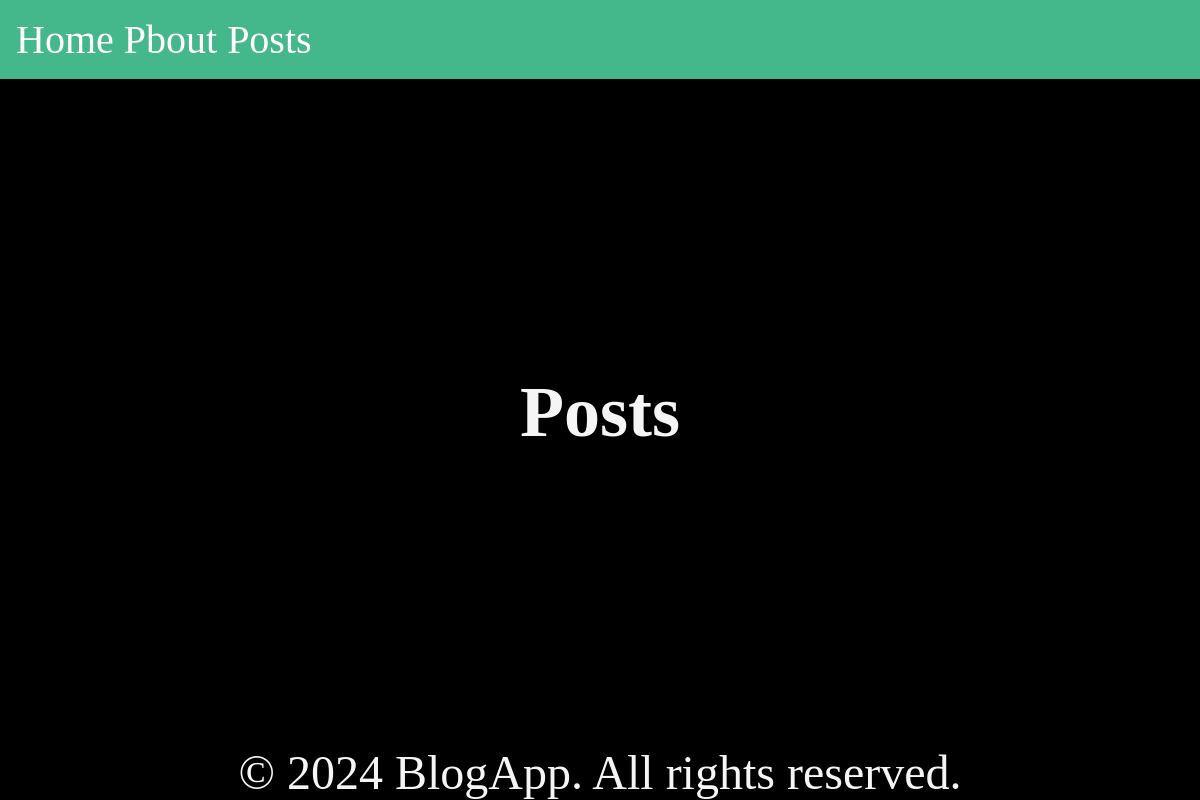
/posts/, run on an earlier commit of the app's database.
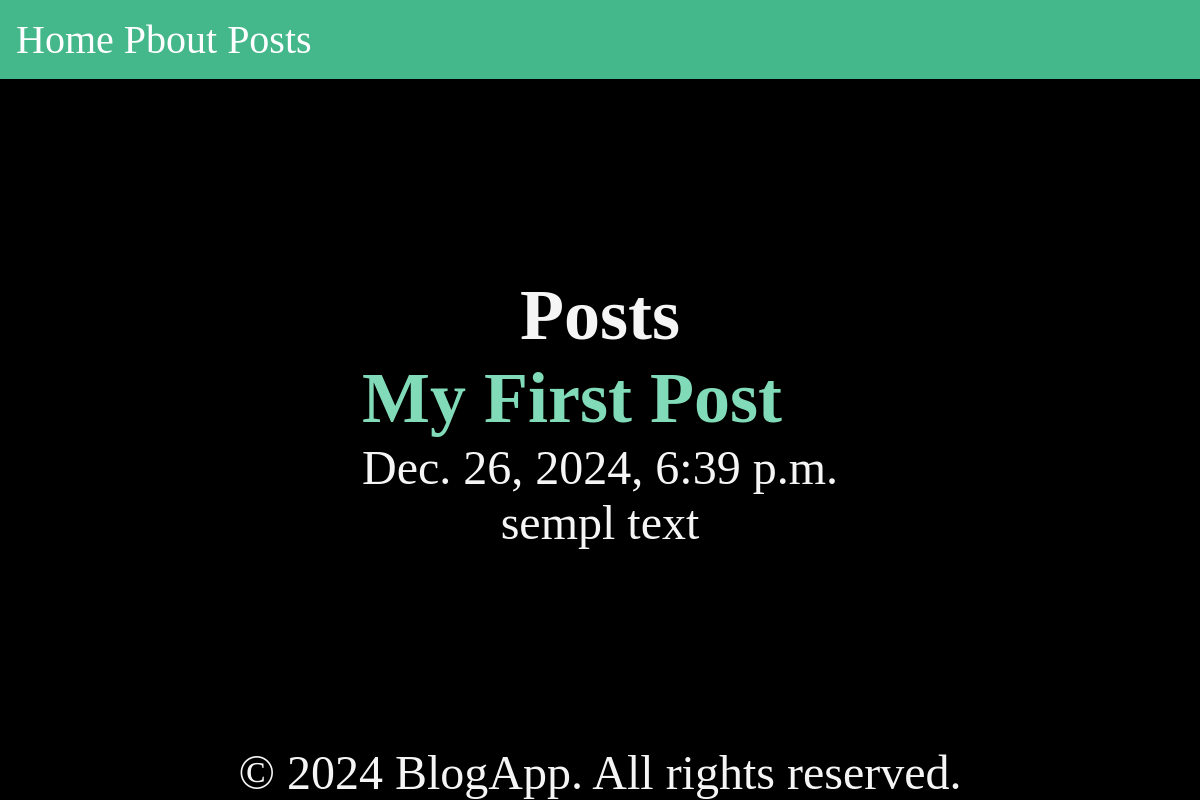
And on a later commit of the database.
### posts/models.py (models this page shows, shortened)
class Post(models.Model):
    title = models.CharField(max_length=100)
    body = models.TextField()
    slug = models.SlugField(max_length=100, unique=True)
    created_at = models.DateTimeField(auto_now_add=True)

### posts/views.py (the view)
# urls.py: path('',views.posts_lest, name="posts"),
def posts_lest(request):
    posts = Post.objects.all().order_by('-created_at')
    return render(request, 'posts/posts_lest.html', {'posts': posts})

### posts/templates/posts/posts_lest.html (shortened to what this page needs)
{% extends "layout.html" %}
{% block content %}
<section>
    <h1>Posts</h1>
    {% for post in posts %}
    <article class="post">
        <h2>
            <a href="{% url 'post_page' slug=post.slug %}">
                {{post.title}}
            </a>
        </h2>
        <p>{{post.created_at}}</p>
        <p>{{post.body}}</p>
    </article>
    {% endfor %}
</section>
{% endblock %}

### templates/layout.html (shortened to what this page needs)
<!DOCTYPE html>
{% load static %}
<html lang="en">
<head>
    <link rel="stylesheet" href="{% static 'css/style.css' %}">
</head>
<body>
        <nav>
            <a href="/"> Home</a>
            <a href="/about"> Pbout</a>
            <a href="{% url 'posts' %}"> Posts</a>
        </nav>
    <main>
        {% block content %}
        {% endblock %}
    </main>
    <footer>
        <p>&copy; 2024 BlogApp. All rights reserved.</p>
    </footer>
</body>
</html>

### static/css/style.css (style rules this page uses)
* { margin: 0; padding: 0; box-sizing: border-box; }
body { min-height: 100vh; background-color: black; color: whitesmoke; font-size: 3rem; display: flex; flex-flow: column; }
nav { padding: 1rem; background-color: #44B78B; color: white; font-size: 2.5rem; }
nav > a { color: white; }
main { flex-grow: 1; display: grid; place-content: center; }
h1, p { text-align: center; }
a { text-decoration: none; color: #81dbb8; }

What changed in the data, as far as the page shows it:
added Post: title "My First Post", created_at "Dec. 26, 2024, 6:39 p.m.", body "sempl text"
